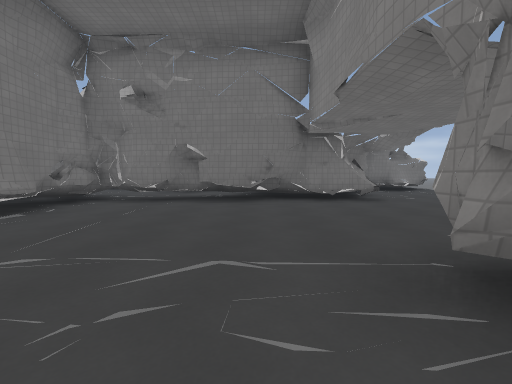
View 1 (above)

24 first-person views from a walk through a Godot game level. The camera is 1.3 m above the floor, tilts 4° down and sees 90° across. Doors that lead somewhere are drawn open, without their leaves. The floor is counted in squares, 2 m on a side. Each view is taken from the middle of a square. On the plan, view 1 faces up. The plan holds only what a view shows up to about 9 squares ahead; the rest is blank. The place goes on beyond the plan. Some surface patterns are stand-ins.

View 2
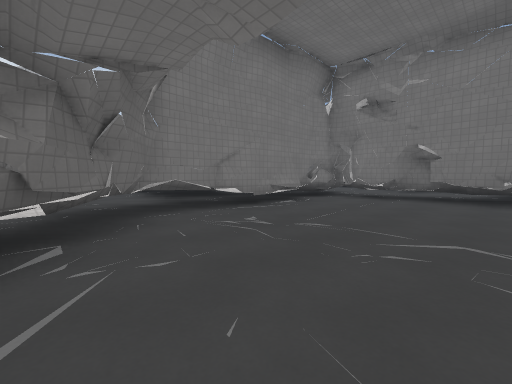

View 3
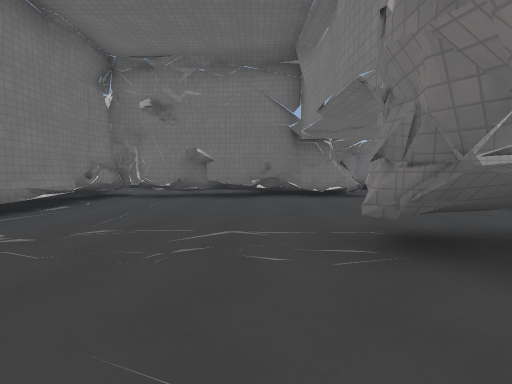

View 4
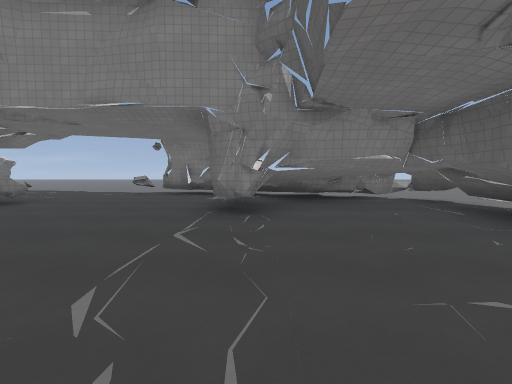

View 5
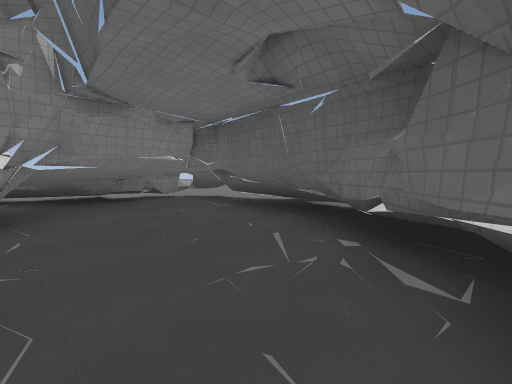

View 6
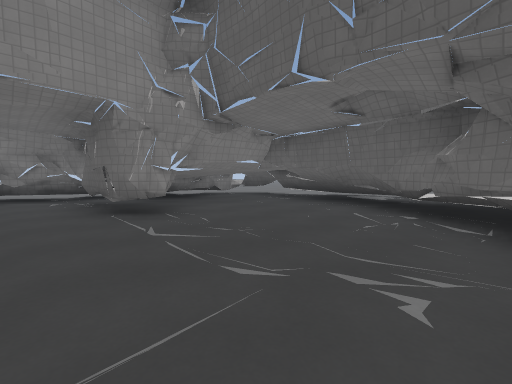

View 7
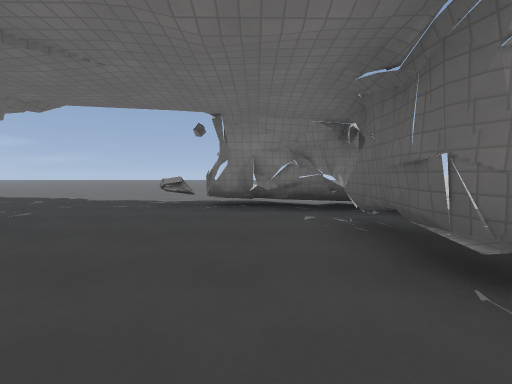

View 8
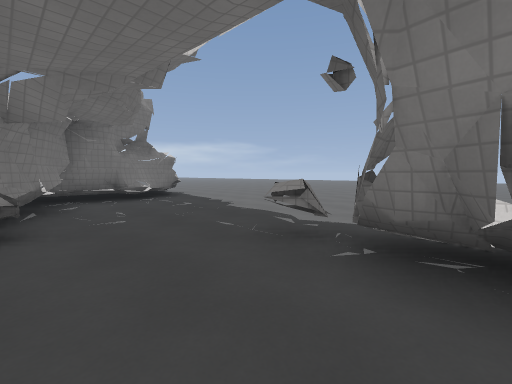

View 9
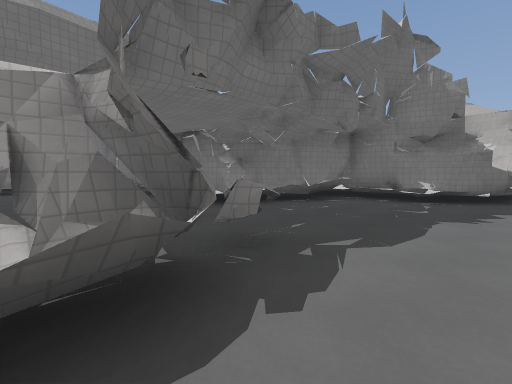

View 10
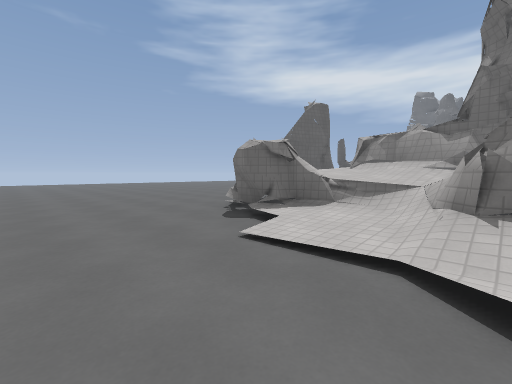

View 11
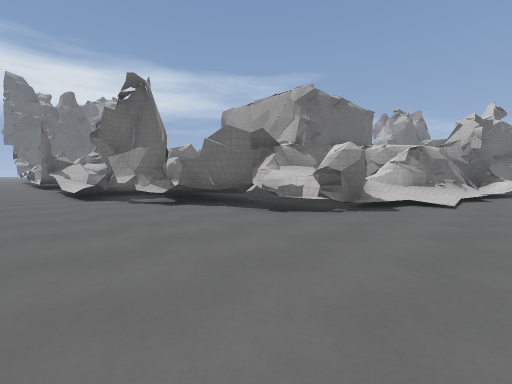

View 12
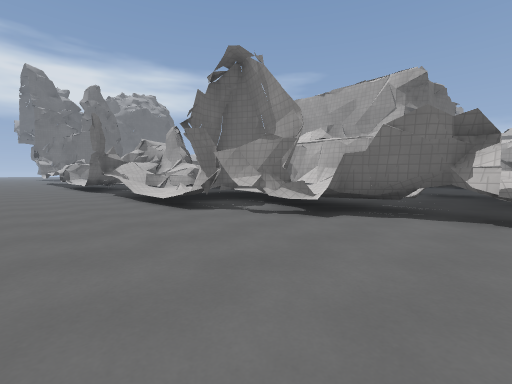

View 13
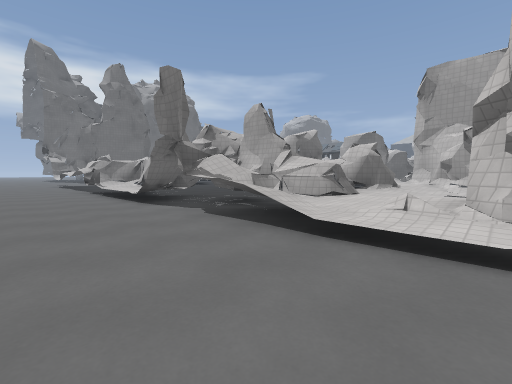

View 14
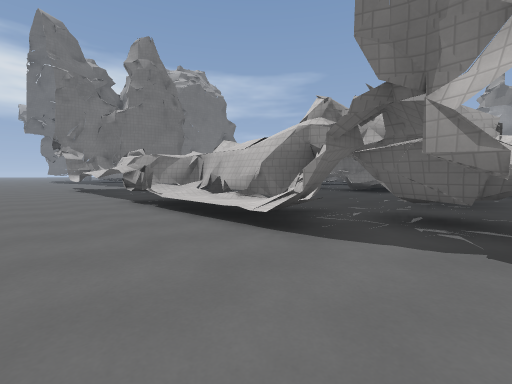

View 15
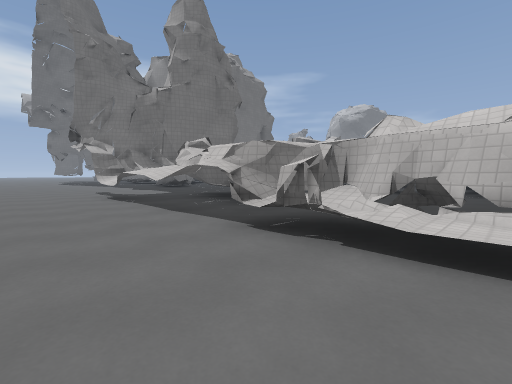

View 16
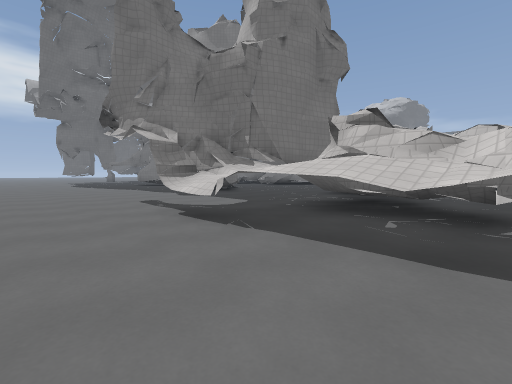

View 17
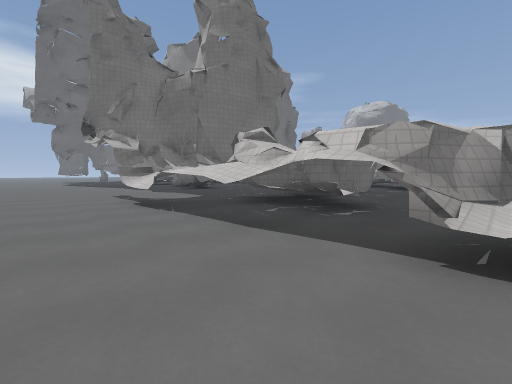

View 18
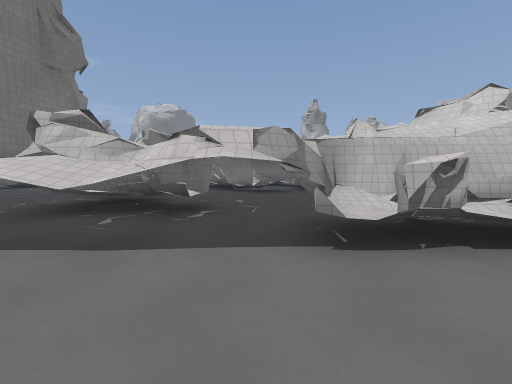

View 19
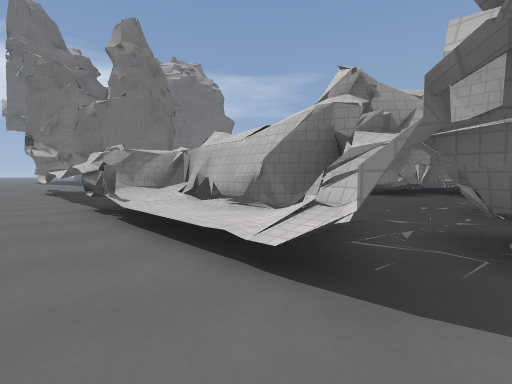

View 20
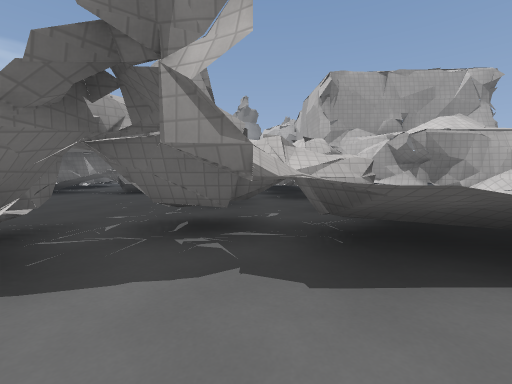

View 21
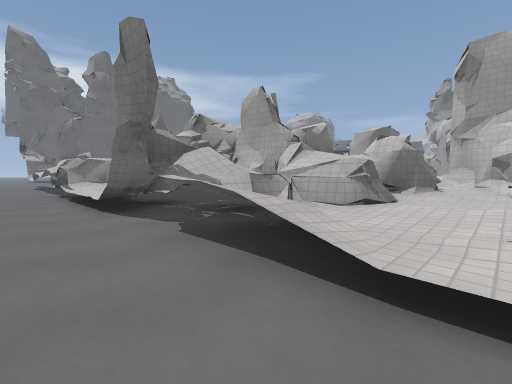

View 22
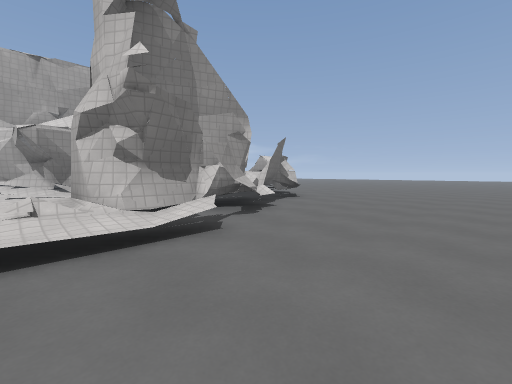

View 23
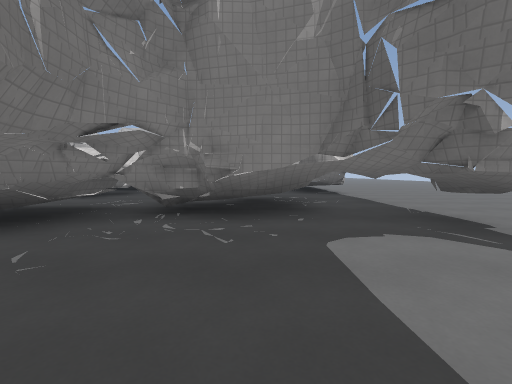

View 24
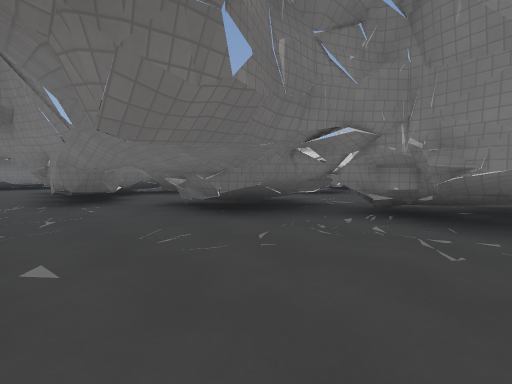

### Floor plan
Key: @ floor where view 1 was taken; # wall or solid block; x gap in a wall; . main floor; : floor 0.25 m higher than the main floor; + floor 0.5 m higher than the main floor; / step, stairs or slope; = window, fence, low wall or low ledge; ^ raised ledge; v drop or lower ground; T thing the floor can be seen under or through.
Columns run from 25 left of view 1 to 7 right of it. Each row starts with its distance up from view 1.
 13                                :/
 12                               ::/
 11                             /:::#
 10                            //####
  9                     vv vv ::/#...
  8                      vvv  ::##...
  7                      #  ///:#....
  6     .                ########....
  5     .####            #........=..
  4     .##vv            #........#..
  3     .##v             #........#=.
  2     ..#^^vv    ###=  #....TTTTT..
  1     ..#^^^vv##^#vv#  #....T//T/..
  0     ..##^#vvvv^vv# ==##..@T////..
 -1     ....#^vvvv vv^ ##=##.. ////..
 -2     ....#^^vvvvvvv ##=+##TT//=...
 -3     ....#^^^vvvvvv##=/+++//TTT...
 -4    .....x^^^v####v#==//####T.....
 -5   .....#^ vv^///+###///###.......
 -6  ......^^^^^#/#///./.............
 -7 .................................
 -8 .................................

Where each view was taken, in squares from view 1:
view 1: 0 up, 0 right, facing up
view 2: 1 down, 0 right, facing up-left
view 3: 1 down, 0 right, facing up
view 4: 1 up, 3 left, facing right
view 5: 1 up, 3 left, facing down-right
view 6: 3 up, 3 left, facing down-right
view 7: 3 up, 0 right, facing right
view 8: 3 up, 3 right, facing up-right
view 9: 3 up, 7 right, facing up-left
view 10: 1 up, 7 right, facing down-left
view 11: 7 down, 6 right, facing up-left
view 12: 8 down, 3 right, facing up-left
view 13: 8 down, 2 left, facing up-left
view 14: 8 down, 6 left, facing up-left
view 15: 8 down, 10 left, facing up-left
view 16: 8 down, 14 left, facing up-left
view 17: 8 down, 12 left, facing up-left
view 18: 8 down, 13 left, facing up
view 19: 7 down, 7 left, facing up-left
view 20: 7 down, 6 left, facing up
view 21: 7 down, 3 left, facing up-left
view 22: 8 down, 3 left, facing up-right
view 23: 3 down, 21 left, facing right
view 24: 3 down, 21 left, facing up-right
